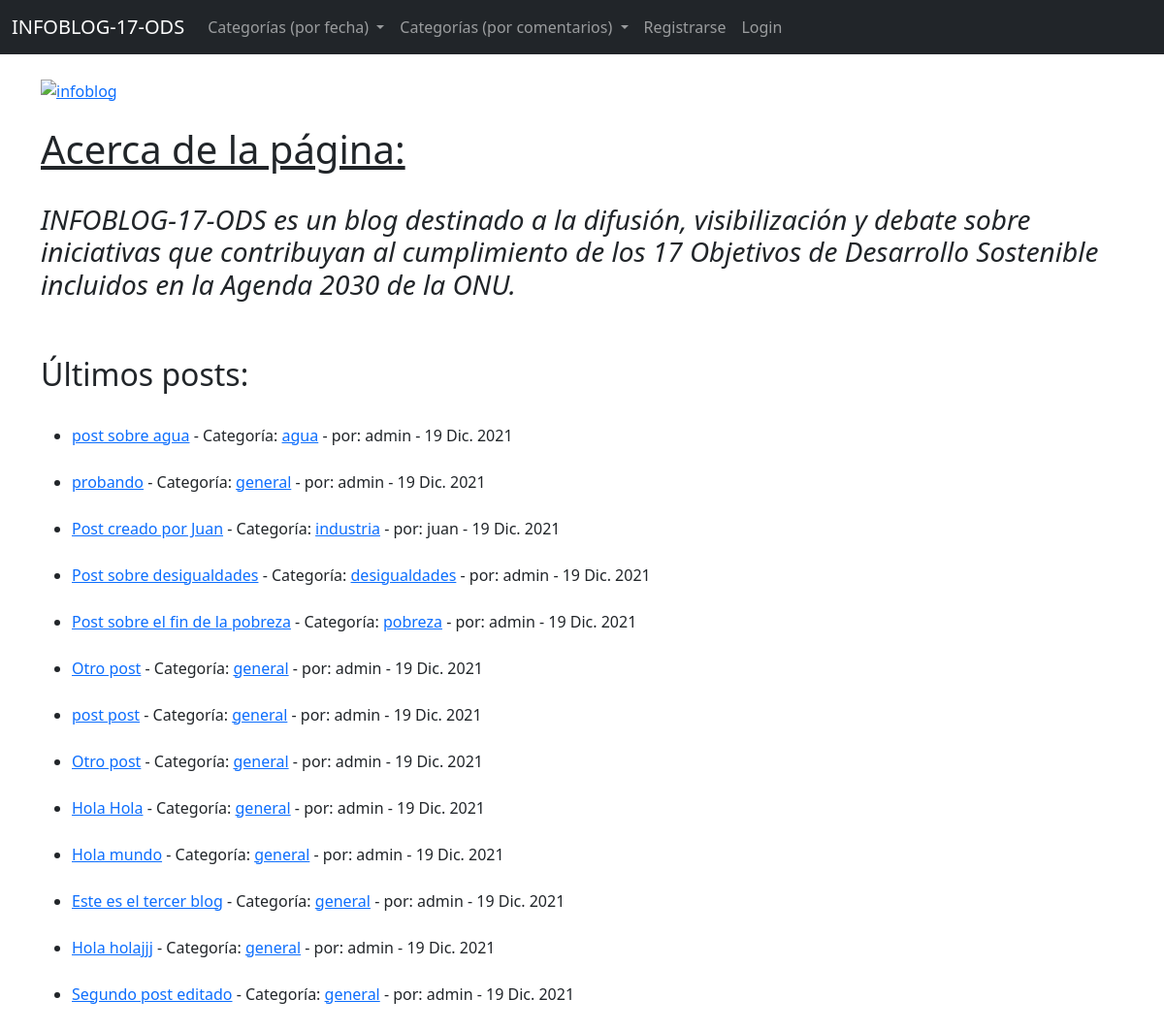
Before: / with the older database file.
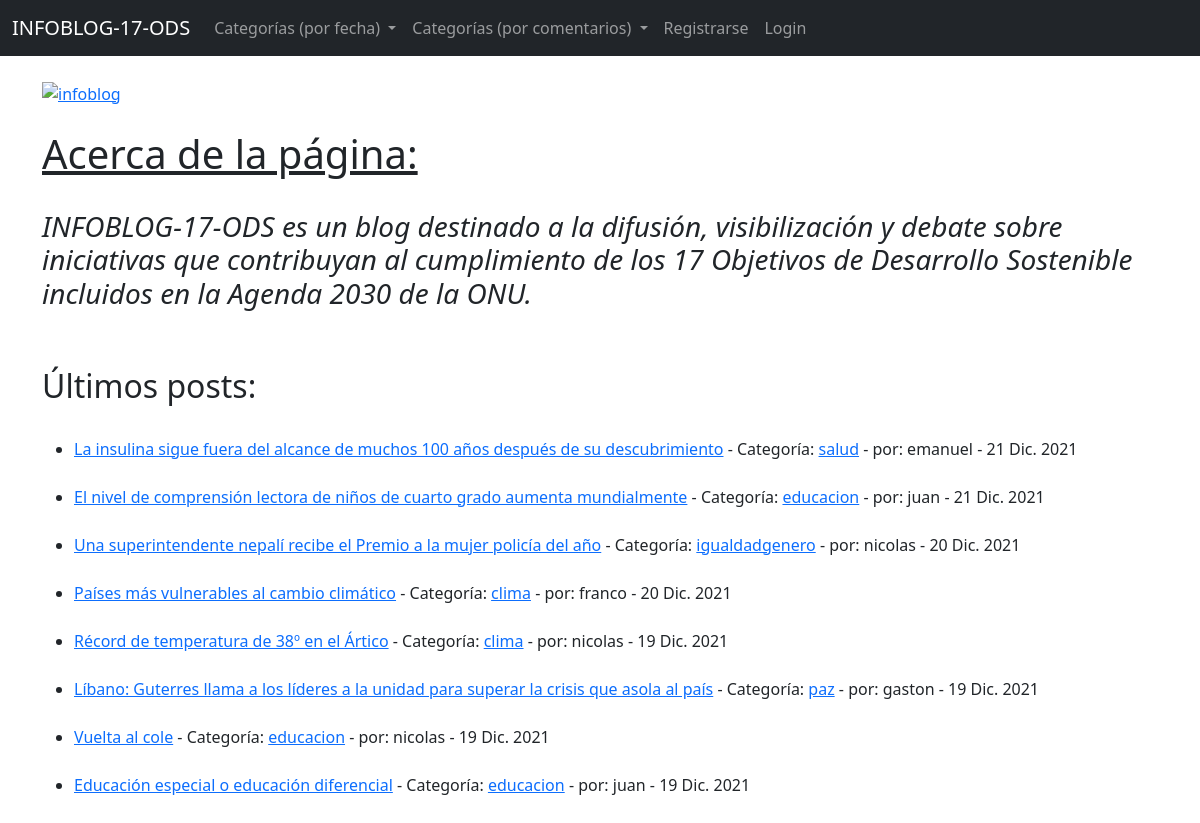
After: the same page with the newer database file.
### theblog/models.py (models this page shows, shortened)
class Post(models.Model):
    title = models.CharField(max_length=255)
    title_tag = models.CharField(max_length=255)
    author = models.ForeignKey(User, on_delete=models.CASCADE)
    body = RichTextField(blank=True, null=True)
    post_date = models.DateField(auto_now_add=True)
    category = models.CharField(max_length=255, default='general')

### theblog/views.py (the view)
# urls.py: path('', HomeView.as_view(), name="home"),
class HomeView(ListView):
    model = Post
    template_name = 'home.html'
    ordering = ['-id']
    def get_context_data(self, *args, **kwargs):
        cat_menu = Category.objects.all()
        context = super(HomeView, self).get_context_data(*args, **kwargs)
        context["cat_menu"] = cat_menu
        return context

### theblog/models.py (called while the page is built)
    def __str__(self):
        return self.name

### theblog/templates/home.html (shortened to what this page needs)
{% extends 'base.html' %}
{% block content %}
<a href="https://ibb.co/8gmcTxK"><img src="https://i.ibb.co/8gmcTxK/infoblog.png" alt="infoblog" border="0"></a>
<br/><br/>
<h1><u>Acerca de la página:</u></h1>
<br/>
<h3><i>
INFOBLOG-17-ODS es un blog destinado a la difusión, visibilización y debate sobre iniciativas que contribuyan
al cumplimiento de los 17 Objetivos de Desarrollo Sostenible incluidos en la Agenda 2030 de la ONU.
</i></h3>
<br/><br/>
<h2>Últimos posts:</h2>
<br/>
<ul>
{% for post in object_list %}
<li>
<a href="{% url 'article-detail' post.pk %}">{{ post.title }}</a> -
Categoría: <a href="{% url 'category' post.category|slugify %}">{{ post.category }}</a> - por: {{ post.author }} - {{ post.post_date }}
<br/><br/>
</li>
{% endfor %}
</ul>
{% endblock %}

Changed rows visible on the page:
removed Post: title "post sobre agua", category "agua", author "admin", post_date "19 Dic. 2021"
removed Post: title "probando", category "general", author "admin", post_date "19 Dic. 2021"
removed Post: title "Post creado por Juan", category "industria", author "juan", post_date "19 Dic. 2021"
removed Post: title "Post sobre desigualdades", category "desigualdades", author "admin", post_date "19 Dic. 2021"
removed Post: title "Post sobre el fin de la pobreza", category "pobreza", author "admin", post_date "19 Dic. 2021"
removed Post: title "Otro post", category "general", author "admin", post_date "19 Dic. 2021"
removed Post: title "post post", category "general", author "admin", post_date "19 Dic. 2021"
removed Post: title "Otro post", category "general", author "admin", post_date "19 Dic. 2021"
removed Post: title "Hola Hola", category "general", author "admin", post_date "19 Dic. 2021"
removed Post: title "Hola mundo", category "general", author "admin", post_date "19 Dic. 2021"
removed Post: title "Este es el tercer blog", category "general", author "admin", post_date "19 Dic. 2021"
removed Post: title "Hola holajjj", category "general", author "admin", post_date "19 Dic. 2021"
removed Post: title "Segundo post editado", category "general", author "admin", post_date "19 Dic. 2021"
added Post: title "La insulina sigue fuera del alcance de muchos 100 años después de su descubrimiento", category "salud", author "emanuel", post_date "21 Dic. 2021"
added Post: title "El nivel de comprensión lectora de niños de cuarto grado aumenta mundialmente", category "educacion", author "juan", post_date "21 Dic. 2021"
added Post: title "Una superintendente nepalí recibe el Premio a la mujer policía del año", category "igualdadgenero", author "nicolas", post_date "20 Dic. 2021"
added Post: title "Países más vulnerables al cambio climático", category "clima", author "franco", post_date "20 Dic. 2021"
added Post: title "Récord de temperatura de 38º en el Ártico", category "clima", author "nicolas", post_date "19 Dic. 2021"
added Post: title "Líbano: Guterres llama a los líderes a la unidad para superar la crisis que asola al país", category "paz", author "gaston", post_date "19 Dic. 2021"
added Post: title "Vuelta al cole", category "educacion", author "nicolas", post_date "19 Dic. 2021"
added Post: title "Educación especial o educación diferencial", category "educacion", author "juan", post_date "19 Dic. 2021"
